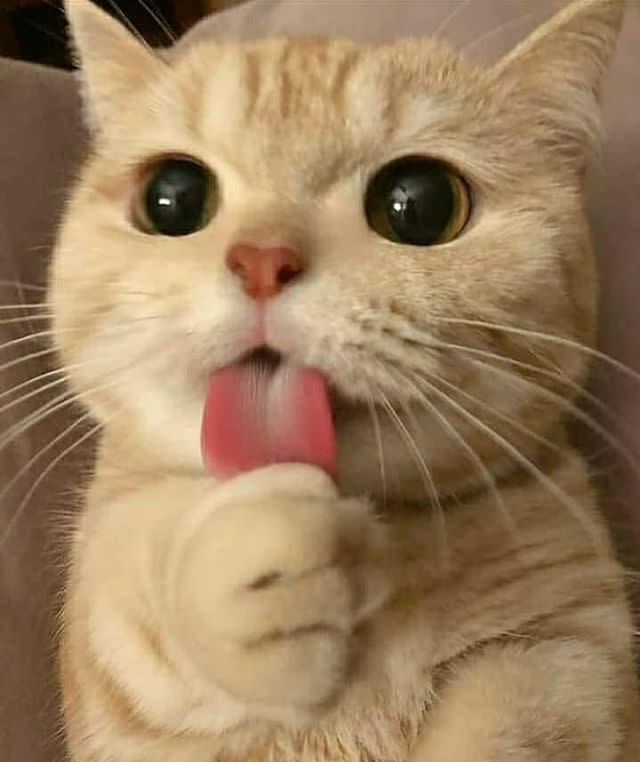
#> input picture images/test.jpg, 640 x 762 px
$ python shapes.py
#> lines starting #> are read from the running program, lines starting #| are printed output that depends on the picture; after the words box and inside, x2 and y2 are one past the last pixel; in counts of white or black regions, pixels touching at a corner belong together
import cv2
import os

current_dir = os.path.dirname(os.path.abspath(__file__))

image_path = os.path.join(
    current_dir,
    "..",
    "images",
    "test.jpg"
)

image = cv2.imread(image_path)
#> image is the input picture: shape (762, 640, 3); mean B, G, R 94.8, 127.9, 156.5

gray = cv2.cvtColor(image, cv2.COLOR_BGR2GRAY)
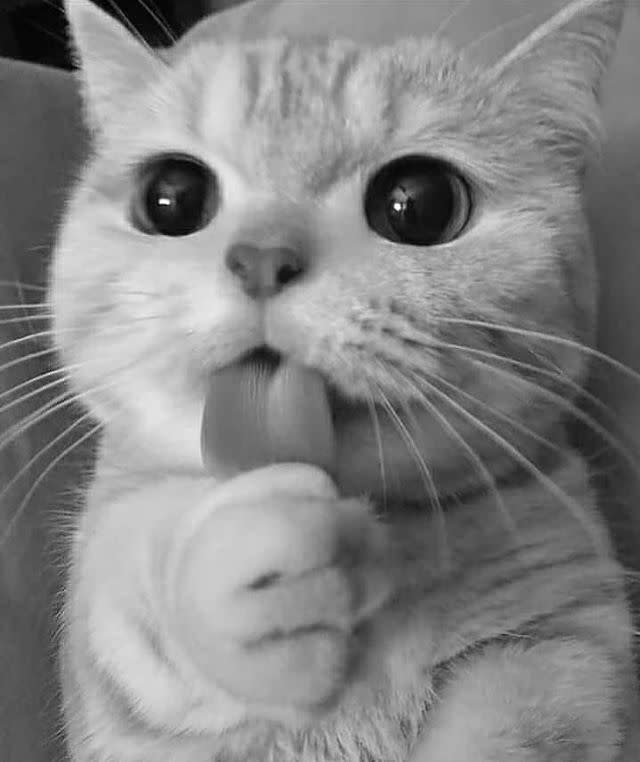
#> gray: shape (762, 640); min 0, max 254, mean 132.7

edges = cv2.Canny(gray, 100, 200)
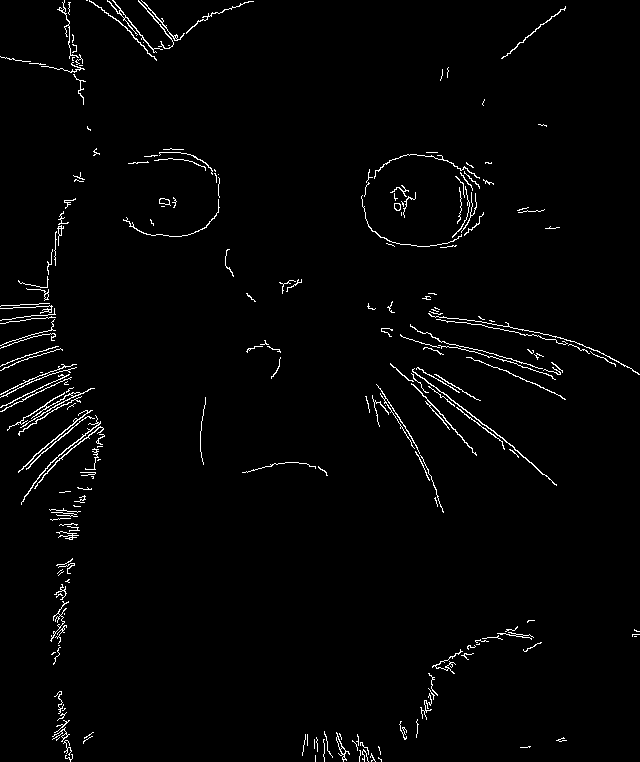
#> edges: shape (762, 640); 1.9% white in thin lines or dots

contours, hierarchy = cv2.findContours(
    edges,
    cv2.RETR_EXTERNAL,
    cv2.CHAIN_APPROX_SIMPLE
)
#> contours = 223 contours, 189 with area under 20; largest, box (x1, y1, x2, y2) and area: (412, 368, 557, 486) 106, (7, 388, 95, 431) 94, (336, 732, 350, 762) 76, (107, 0, 163, 53) 76, (411, 383, 477, 456) 71

important_contours = []

for contour in contours:
    area = cv2.contourArea(contour)

    if area > 20:
        important_contours.append(contour)
#> this loop made 223 passes
#> area on passes 22, 25, 37: 76.5, 23.5, 22
#> after the loop, important_contours = 34 contours; largest, box (x1, y1, x2, y2) and area: (412, 368, 557, 486) 106, (7, 388, 95, 431) 94, (336, 732, 350, 762) 76, (107, 0, 163, 53) 76, (411, 383, 477, 456) 71

print("Important contours:", len(important_contours))
#| Important contours: 34

output = image.copy()

cv2.drawContours(
    output,
    important_contours,
    -1,
    (0, 255, 0),
    2
)
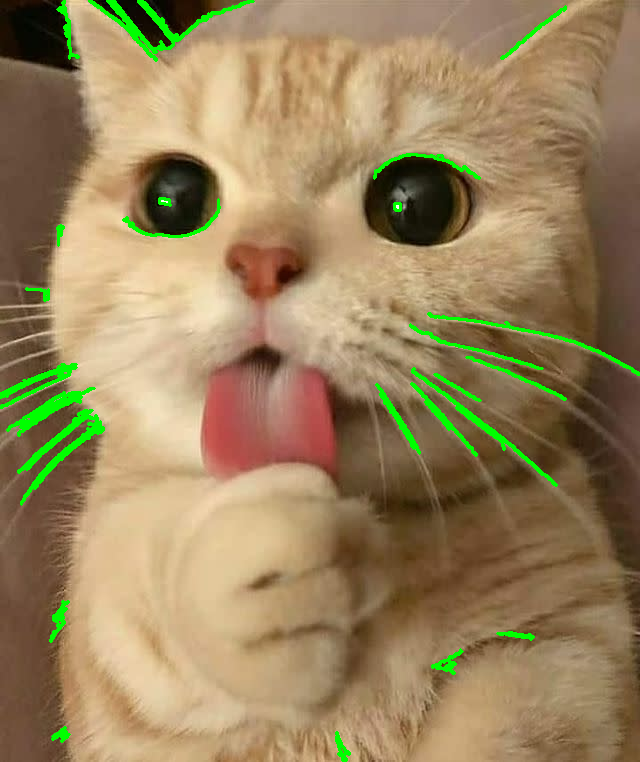
#> output: shape (762, 640, 3); 2.57% of pixels changed, all inside (x1, y1, x2, y2) = (0, 0, 640, 762)

output_path = os.path.join(
    current_dir,
    "..",
    "outputs",
    "important_contours.jpg"
)

cv2.imwrite(output_path, output)

print("Saved!")
